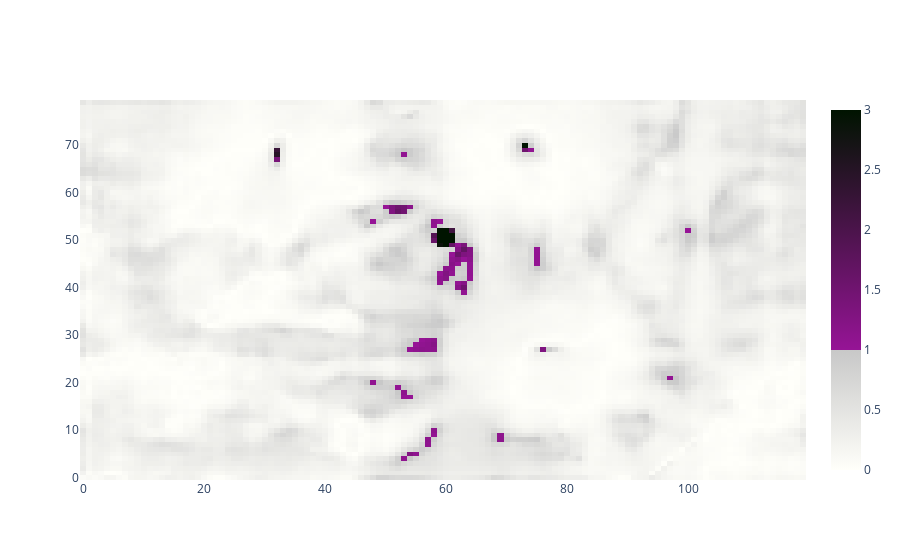

Notebook cell for this chart:
### Code cell
import plotly.express as px
import plotly.graph_objects as go

fig = go.Figure()

fig.add_trace(
    go.Heatmap(
        z=chi_map,
        zmin=0,
        zmax=3,
        colorscale=[
            [0, "rgb(255, 255, 250)"],
            [0.333, "rgb(200, 200, 200)"],

            [0.333, "rgb(150, 20, 150)"],
            [1, "rgb(0, 20, 0)"],
        ],
        
        #colorbar=dict(
        #    tick0=0,
        #    dtick=1,
        #),
    ),
)
#fig.update_yaxes(autorange=False)

### Figure 1 — Plotly figure (JSON) as saved in the notebook; plotly's stock layout.template omitted (floating-point values rounded to 4 significant figures; data arrays with more than 128 entries replaced by an {"elided": "..."} marker saying what was removed)
{"data": [{"colorscale": [[0, "rgb(255, 255, 250)"], [0.333, "rgb(200, 200, 200)"], [0.333, "rgb(150, 20, 150)"], [1, "rgb(0, 20, 0)"]], "type": "heatmap", "z": {"elided": "80x120 float values"}, "zmax": 3, "zmin": 0}], "layout": {}}
